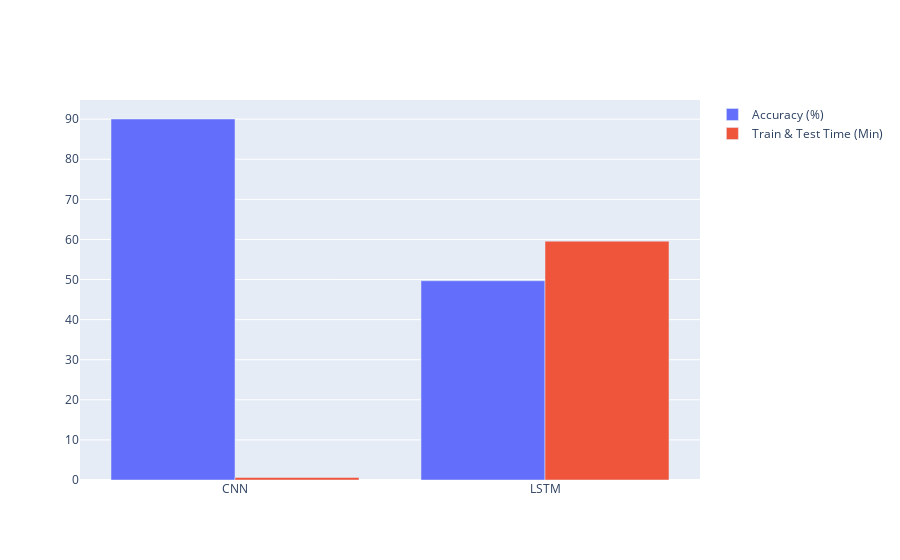

Notebook cell for this chart:
### Code cell
# Plotting the summary of the comparison between the CNN and LSTM models
import plotly.offline as py
py.init_notebook_mode(connected=True)
import plotly.graph_objs as go

import numpy as np


names = ["CNN","LSTM"]

trace1 = go.Bar(
    x=names,
    y=acc,
    name='Accuracy (%)'
)
trace2 = go.Bar(
    x=names,
    y=times,
    name='Train & Test Time (Min)'
)

data = [trace1, trace2]
layout = go.Layout(
    barmode='group'
)

fig = go.Figure(data=data, layout=layout)
py.iplot(fig, filename='grouped-bar')

### Figure 1 — Plotly figure (JSON) as saved in the notebook; plotly's stock layout.template omitted (floating-point values rounded to 4 significant figures)
{"data": [{"name": "Accuracy (%)", "type": "bar", "x": ["CNN", "LSTM"], "y": [90.04, 49.7]}, {"name": "Train & Test Time (Min)", "type": "bar", "x": ["CNN", "LSTM"], "y": [0.6353, 59.57]}], "layout": {"barmode": "group"}}
